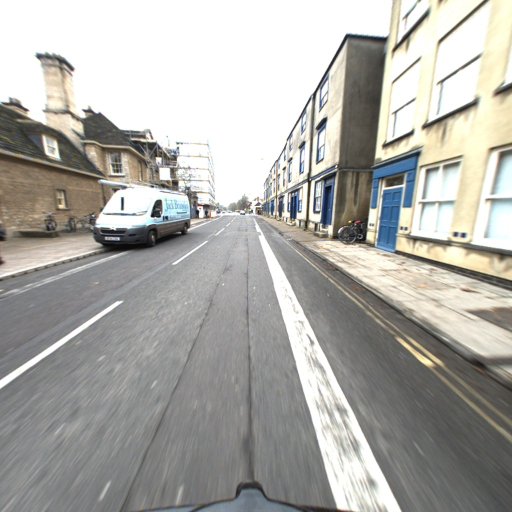
#> input picture rp/robocar/reference.jpg, 1024 x 1024 px (shown at 1/2 size)
$ python triangulation.py
#> lines starting #> are read from the running program, lines starting #| are printed output that depends on the picture; after the words box and inside, x2 and y2 are one past the last pixel; in counts of white or black regions, pixels touching at a corner belong together; long printed decimals are rounded
from cv2 import cv2
import numpy as np
import cameraRoboCar as camera


def GetRootSIFT(descs):
    eps = 1e-7
    descs /= (descs.sum(axis=1, keepdims=True) + eps)
    descs = np.sqrt(descs)
    return descs


def get_color(depth):
    up_th = 50.0
    low_th = 10.0
    th_range = up_th - low_th
    depth = -depth*th_range
    print(depth)
    if depth > up_th:
        depth = up_th
    if depth < low_th:
        depth = low_th
    color = (0, int(255 * depth / th_range), 0)  #

    return color


def RedrawMatch(img, match):
    for m in match:
        xq = int(kp1[m.queryIdx].pt[0])
        yq = int(kp1[m.queryIdx].pt[1])
        xr = int(kp2[m.trainIdx].pt[0])+1024
        yr = int(kp2[m.trainIdx].pt[1])
        img = cv2.line(img, (xq, yq), (xr, yr), color=(
            255, 0, 0), thickness=3)
    return img


img1 = cv2.imread('robocar/reference.jpg', cv2.IMREAD_COLOR)
#> img1 is the input picture: shape (1024, 1024, 3); mean B, G, R 167.9, 172.6, 173.6
img2 = cv2.imread('robocar/reference4.jpg', cv2.IMREAD_COLOR)
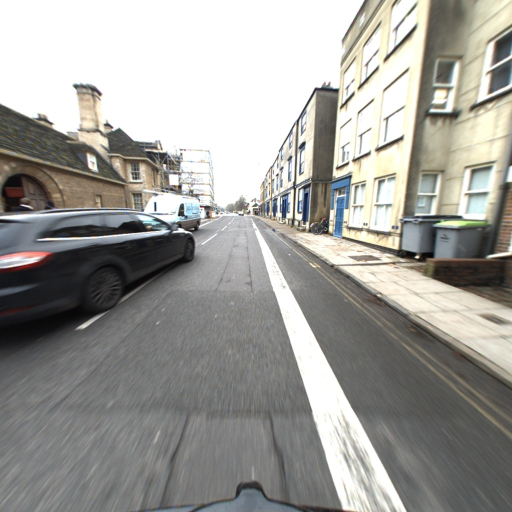
#> input picture rp/robocar/reference4.jpg, 1024 x 1024 px (shown at 1/2 size)
#> img2 is the input picture: shape (1024, 1024, 3); mean B, G, R 153.8, 158.3, 159.2

sift = cv2.xfeatures2d.SIFT_create()
kp1, des1 = sift.detectAndCompute(img1, None)
#> kp1 = 2723 keypoints; strongest (x, y, size): (568, 337, 4), (648, 242, 8.6), (927, 470, 6.8), (245, 399, 5)
kp2, des2 = sift.detectAndCompute(img2, None)
#> kp2 = 2336 keypoints; strongest (x, y, size): (834, 514, 4.4), (310, 407, 3.3), (555, 350, 3.2), (607, 288, 6)

des1 = GetRootSIFT(des1)
des2 = GetRootSIFT(des2)

ratio = 0.7

bf = cv2.BFMatcher(cv2.NORM_L2)
matches = bf.knnMatch(des1, des2, k=2)
#> matches = 2723 matches

good = []
for m in matches:
    # and m.distance < 300:
    if m[0].distance < ratio*m[1].distance:
        good.append(m[0])
#> after the loop, good = 440 matches

src_pts = np.float32([kp1[m.queryIdx].pt for m in good]).reshape(-1, 1, 2)
#> src_pts = 440 rows, first 8: [21.17, 197.6], [21.17, 197.6], [27.97, 202.1], [33.75, 200.4], [36.17, 209.6], [38.43, 240.7], [38.43, 240.7], [47.77, 209.6]
dst_pts = np.float32([kp2[m.trainIdx].pt for m in good]).reshape(-1, 1, 2)
#> dst_pts = 440 rows, first 8: [78.07, 229.5], [78.07, 229.5], [84.19, 233.7], [88.75, 231.4], [90.96, 239.9], [136.9, 283.1], [136.9, 283.1], [99.31, 238.8]
M, mask = cv2.findEssentialMat(
    src_pts, dst_pts, camera.rear_camera_matrix, cv2.RANSAC)
#> M = [[0.00233, -0.694, -0.136], [0.694, 0.00379, 0.00521], [0.133, -0.0122, -0.00153]]; mask = 440 values, max 1 at index 0, min 0 at index 13, mean 0.914

better = []
for i in range(len(mask)):
    if mask[i] == 1:
        better.append(good[i])
#> after the loop, better = 402 matches


src_pts = np.float32([kp1[m.queryIdx].pt for m in better]).reshape(-1, 1, 2)
#> src_pts = 402 rows, first 8: [21.17, 197.6], [21.17, 197.6], [27.97, 202.1], [33.75, 200.4], [36.17, 209.6], [38.43, 240.7], [38.43, 240.7], [47.77, 209.6]
dst_pts = np.float32([kp2[m.trainIdx].pt for m in better]).reshape(-1, 1, 2)
#> dst_pts = 402 rows, first 8: [78.07, 229.5], [78.07, 229.5], [84.19, 233.7], [88.75, 231.4], [90.96, 239.9], [136.9, 283.1], [136.9, 283.1], [99.31, 238.8]
retval, R, t, mask = cv2.recoverPose(
    M, src_pts, dst_pts, camera.rear_camera_matrix)
#> retval = 377; R = [[1, 0.00553, -0.0111], [-0.00548, 1, 0.00433], [0.0111, -0.00427, 1]]; t = [-0.0183, -0.189, 0.982]; mask = 402 values, max 255 at index 0, min 0 at index 120, mean 239.1

best = []
for i in range(len(mask)):
    if mask[i] != 0:
        best.append(better[i])
#> after the loop, best = 377 matches

src_pts = np.float32([kp1[m.queryIdx].pt for m in best]).reshape(-1, 1, 2)
#> src_pts = 377 rows, first 8: [21.17, 197.6], [21.17, 197.6], [27.97, 202.1], [33.75, 200.4], [36.17, 209.6], [38.43, 240.7], [38.43, 240.7], [47.77, 209.6]
dst_pts = np.float32([kp2[m.trainIdx].pt for m in best]).reshape(-1, 1, 2)
#> dst_pts = 377 rows, first 8: [78.07, 229.5], [78.07, 229.5], [84.19, 233.7], [88.75, 231.4], [90.96, 239.9], [136.9, 283.1], [136.9, 283.1], [99.31, 238.8]

print('number of good matches:', len(good))
#| number of good matches: 440
print("number of good matches after RANSAC:", len(better))
#| number of good matches after RANSAC: 402
print("number of good matches after recvoer pose:", len(best))
#| number of good matches after recvoer pose: 377
print(R)
#| [[ 0.9999  0.005532  -0.01109]
#|  [-0.005484  1  0.004332]
#|  [ 0.01111 -0.004271  0.9999]]
print(t)
#| [[-0.01826]
#|  [-0.1887]
#|  [ 0.9819]]
projMat = np.c_[R, t]
#> projMat = [[1, 0.00553, -0.0111, -0.0183], [-0.00548, 1, 0.00433, -0.189], [0.0111, -0.00427, 1, 0.982]]
print(projMat, '\n')
#| [[ 0.9999  0.005532  -0.01109 -0.01826]
#|  [-0.005484  1  0.004332 -0.1887]
#|  [ 0.01111 -0.004271  0.9999  0.9819]]
point4D = cv2.triangulatePoints(np.eye(3, 4), projMat, src_pts, dst_pts)
print(point4D[:, 0:5])
#| [[2.1289492e-01 2.1289492e-01 2.3660751e-01 2.6076266e-01 2.6084939e-01]
#|  [9.7706187e-01 9.7706187e-01 9.7159284e-01 9.6539044e-01 9.6536809e-01]
#|  [5.0025610e-03 5.0025610e-03 4.8765540e-03 4.8984475e-03 4.6814578e-03]
#|  [9.2224963e-04 9.2224963e-04 6.6090166e-04 3.5015127e-04 4.3213923e-04]]
print(point4D[2, 1]/point4D[3, 1])
#| 5.424


for i in range(len(best)):
    color = get_color(
        float(point4D[2, i]/point4D[3, i]))
    # print(point4D[2, i]/point4D[3, i])
    img3 = cv2.circle(
        img1, (src_pts[i][0][0], src_pts[i][0][1]), 5, color, thickness=-1)
#> this loop made 377 passes
#> color on passes 1 to 3: (0, 63, 0), (0, 63, 0), (0, 63, 0)
#| -216.972
#| -216.972
#| -295.146
#| -559.581
#| -433.329
#| 1186.595
#| 1186.595
#| 3056.309
#> (further printed lines are left out)
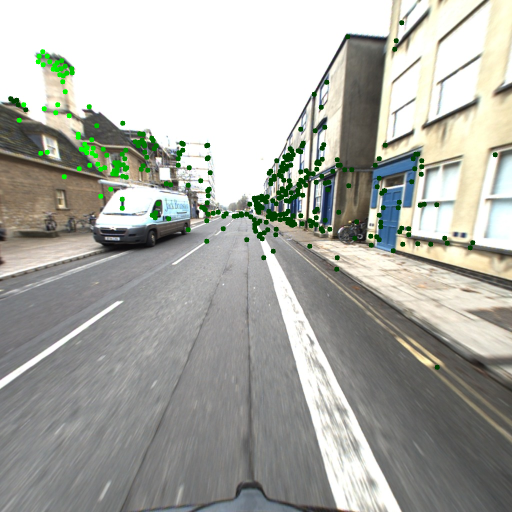
#> img1: shape (1024, 1024, 3) (shown at 1/2 size); 2.34% of pixels changed, all inside (x1, y1, x2, y2) = (16, 40, 996, 740)

cv2.namedWindow('depth result', cv2.WINDOW_NORMAL)
cv2.imshow('depth result', img3)

draw_params = dict(matchColor=(0, 255, 0),
                   singlePointColor=(255, 0, 0),
                   #    matchesMask=matchesMask,
                   flags=2)
# img3 = cv2.drawMatches(img1, kp1, img2, kp2, best, None, **draw_params)
# cv2.namedWindow('result', cv2.WINDOW_NORMAL)
# cv2.imshow('result', img3)
for i in range(len(best)-1):

    img3 = cv2.drawMatches(img1, kp1, img2, kp2,
                           best[i:i+1], None, **draw_params)

    cv2.namedWindow('result', cv2.WINDOW_NORMAL)
    cv2.imshow('result', img3)

    key = cv2.waitKey(0)
    if key == ord("q"):
        break
#> this loop made 1 pass; (key q is pressed on pass 1)
#> pass 1, `img3 = cv2.drawMatches(img1, kp1, img2, kp2, best[i:i+1], None, **draw..`:
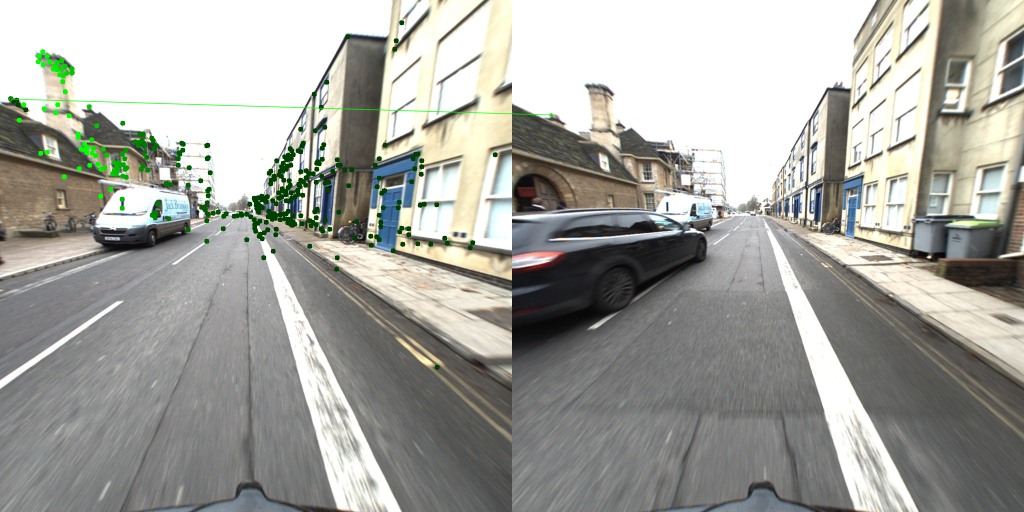
#> img3: shape (1024, 2048, 3) (shown at 1/2 size); mean B, G, R 158.8, 164.8, 164.3
cv2.waitKey(0)
cv2.destroyAllWindows()
